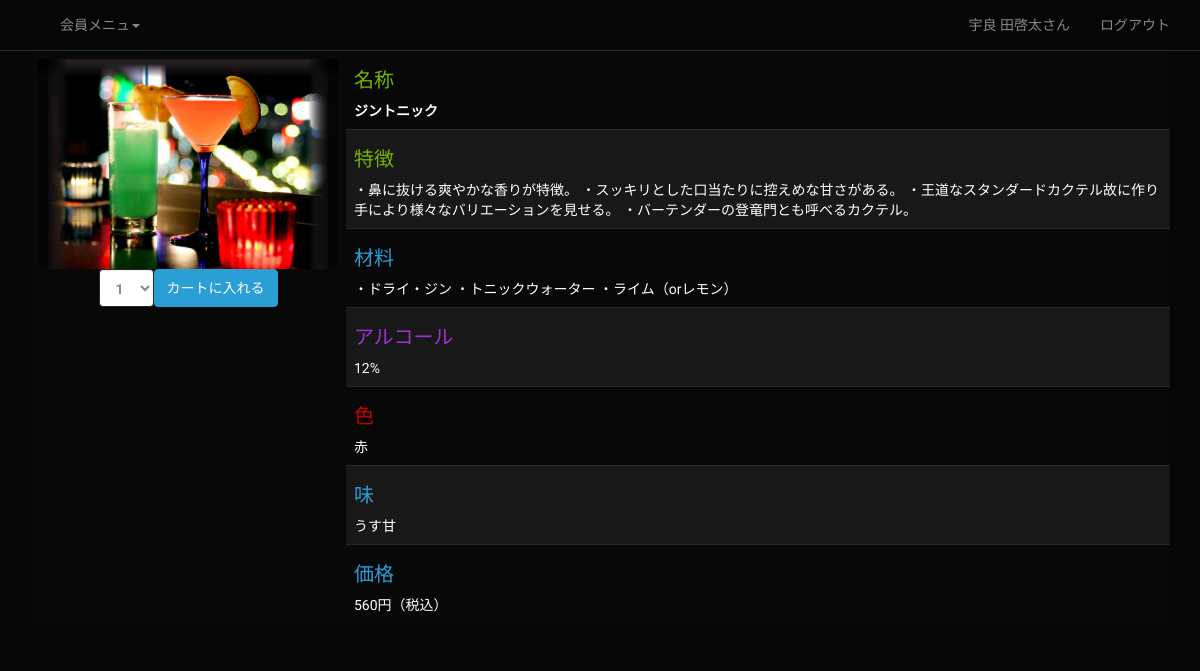
The page /drink_detail.php?id=1 (signed in) on the database its author committed.
### tables this page shows
CREATE TABLE IF NOT EXISTS `tb_drink` (
  `dk_id` bigint(20) unsigned NOT NULL AUTO_INCREMENT,
  `dk_name` varchar(64) NOT NULL,
  `dk_detail` text NOT NULL,
  `color` varchar(32) NOT NULL,
  `taste` text NOT NULL,
  `ingredients` text NOT NULL,
  `alcohol` float NOT NULL,
  `maker` varchar(64) NOT NULL,
  `price` int(11) NOT NULL,
  UNIQUE KEY `dk_id` (`dk_id`)
);

### src/drink_detail.php (the view, shortened to what this page needs)
<?php
include('page_header.php');
require_once('db_inc.php');
if (isset($_GET['id'])){
  $id = $_GET['id'];
}
if (isset($id)){
  $sql = "SELECT * FROM tb_drink WHERE dk_id={$id}" ;
  $rs = mysql_query($sql, $conn);
  if ($rs) {
    echo '<table class="table table-striped table-hover">';
    $row = mysql_fetch_array($rs) ;
    $dk_name =  $row['dk_name'];
    $alcohol =  $row['alcohol'];
    $color = $row['color'];
    $taste = $row['taste'];
    $price = $row['price'];
    $fname = 'dk' .str_pad($id,5,'0',STR_PAD_LEFT) . '.jpg';
    $det = preg_replace('/#/','・',$row['dk_detail']);
    $ind = preg_replace('/#/','・',$row['ingredients']);
    echo '<tr><th rowspan=8>' .'<img src="../img/'.$fname .'" height="210px" width="300px">';
    if ($urole==1){
      echo '<div class="center-block text-center">';
      echo '<form class="form-inline" action="cart.php" method="post">';
      echo '<select class="form-control bg-primary" name="qty">';
      for ($i=1; $i<6; $i++)  echo '<option value="'. $i .'">' . $i ;
      echo '</select>';
      echo '<input class="btn btn-primary" type="submit" value="カートに入れる">';
      echo '</form>';
      echo '</div>';
    }
    echo '</th>';
    if ($urole<=1){
      echo '<th><h5 class="text-success">名称</h5>'. $dk_name. '</h5></th></tr>';
      echo '<tr><td><h5 class="text-success">特徴</h5>' . $det . '</td></tr>';
      echo '<tr><td><h5 class="text-primary">材料</h5>' . $ind . '</td></tr>';
      echo '<tr><td><h5 class="text-info">アルコール</h5>' . $alcohol . '%</td></tr>';
      echo '<tr><td><h5 class="text-danger">色</h5>' . $color . '</td></tr>';
      echo '<tr><td><h5 class="text-primary">味</h5>' . $taste . '</td></tr>';
      echo '<tr><td><h5 class="text-primary">価格</h5>' . $price . '円（税込）</td></tr>';
    }
    echo '</table>';
  }
}
include('page_footer.php');
?>

### rows shown on the page
tb_drink: dk_name "ジントニック", dk_detail "・鼻に抜ける爽やかな香りが特徴。 ・スッキリとした口当たりに控えめな甘さがある。 ・王道なスタンダードカクテル故に作り手により様々なバリエーションを見せる。 ・バーテンダーの登竜門とも呼べるカクテル。", ingredients "・ドライ・ジン ・トニックウォーター ・ライム（orレモン）", alcohol "12", color "赤", taste "うす甘", price "560"

### other values the page prints
$urname "会員"
$uname "宇良 田啓太"
$label "ログアウト"
form field qty "1"
